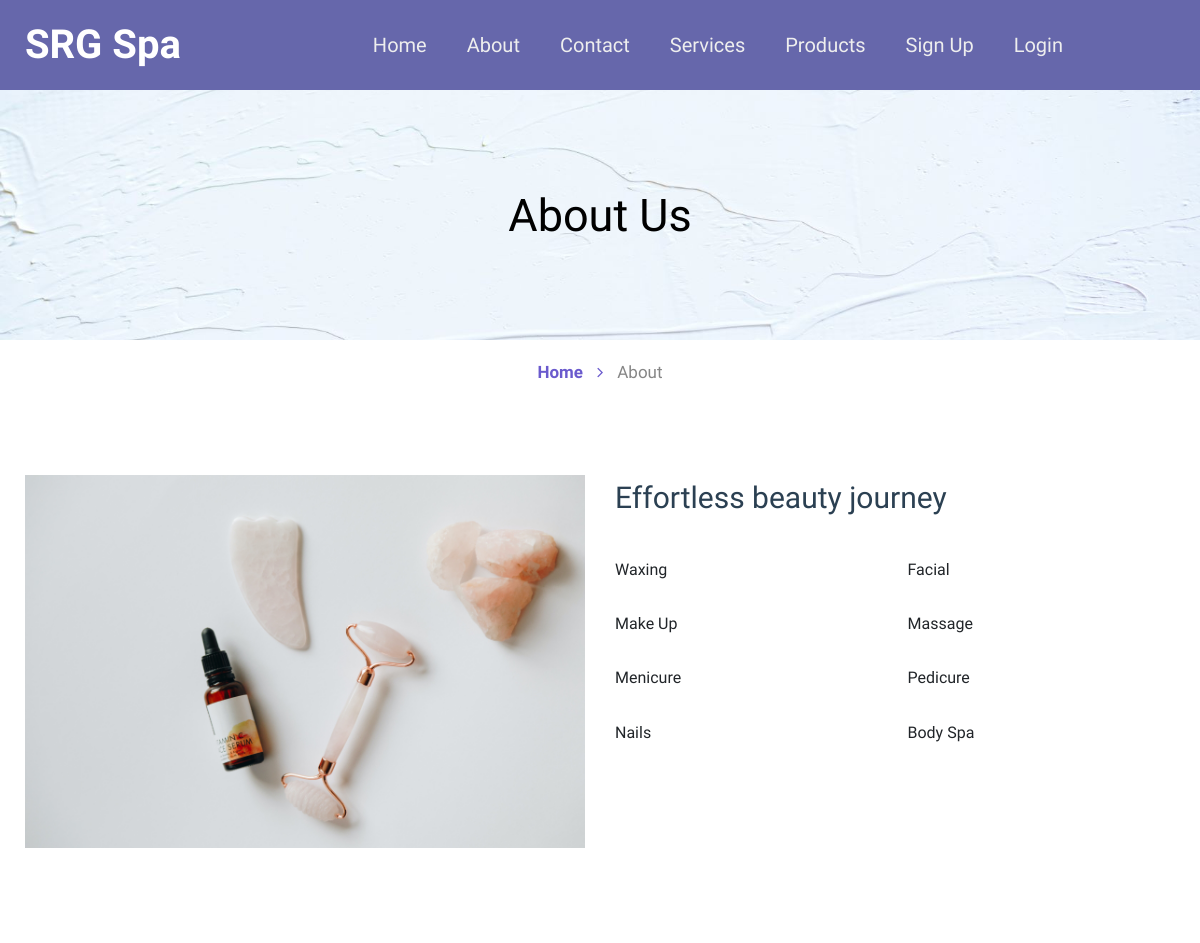
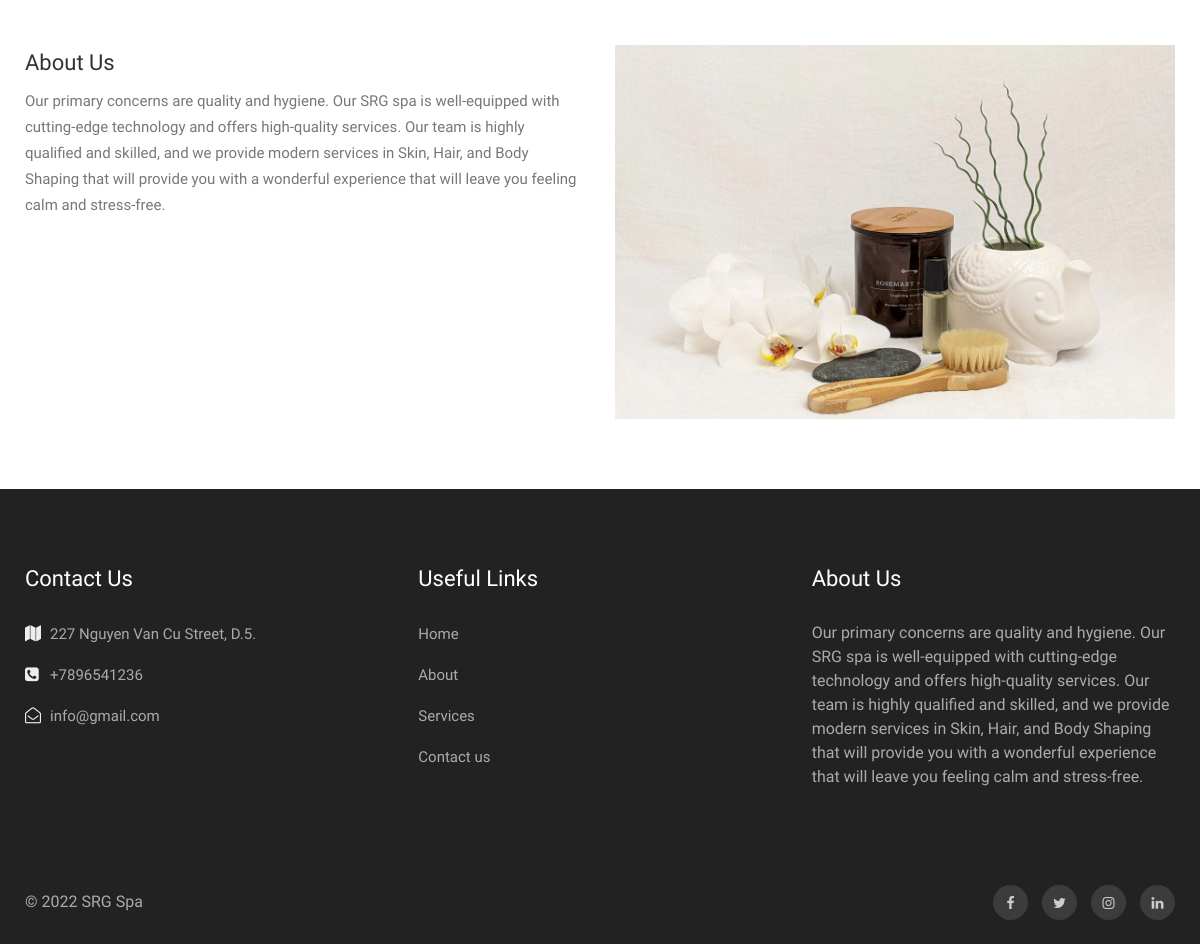
Screenshot of /bpms1/about.php with the database file from the repository (2 pictures, top to bottom).
### tables this page shows
CREATE TABLE IF NOT EXISTS `tblpage` (
  `ID` int(10) NOT NULL AUTO_INCREMENT,
  `PageType` varchar(200) DEFAULT NULL,
  `PageTitle` mediumtext,
  `PageDescription` mediumtext,
  `Email` varchar(200) DEFAULT NULL,
  `MobileNumber` bigint(10) DEFAULT NULL,
  `UpdationDate` date DEFAULT NULL,
  `Timing` varchar(200) NOT NULL,
  PRIMARY KEY (`ID`)
);

### bpms1/about.php (the view, shortened to what this page needs)
<?php
include('includes/dbconnection.php');
?>
<!doctype html>
<html lang="en">
  <head>
    <link rel="stylesheet" href="assets/css/style-starter.css">
  </head>
  <body id="home">
<?php include_once('includes/header.php');?>
    <section class="w3l-inner-banner-main">
        <div class="about-inner about ">
            <div class="container">
                <div class="main-titles-head text-center">
                <h3 class="header-name ">
					About Us
                </h3>
            </div>
</div>
   </div>
   <div class="breadcrumbs-sub">
   <div class="container">
    <ul class="breadcrumbs-custom-path">
        <li class="right-side propClone"><a href="index.php" class="">Home <span class="fa fa-angle-right" aria-hidden="true"></span></a> <p></li>
        <li class="active ">About</li>
    </ul>
</div>
</div>
    </section>
<section class="w3l-content-with-photo-4"  id="about">
    <div class="content-with-photo4-block ">
        <div class="container">
            <div class="cwp4-two row">
            <div class="cwp4-image col-xl-6">
                <img src="assets/images/b2.jpg" alt="product" class="img-responsive about-me">
            </div>
                <div class="cwp4-text col-xl-6 ">
                    <div class="posivtion-grid">
                    <h3 style="font-size:30px ;">Effortless beauty journey</h3>
                    <div class="hair-two-colums">
                        <div class="hair-left" >
<h6>
    Waxing</h6>
</div>
                        <div class="hair-left">
                            <h6>Facial</h6>
                        </div>
                            <div class="hair-left">
                                                        <h6>Make Up</h6>
                                                    </div>
                                                                                <div class="hair-left">
                                                                                    <h6>Massage</h6>
                                                                                </div>
                                                                                 <div class="hair-left">
                                                                                    <h6>Menicure</h6>
                                                                                </div>
   <div class="hair-left">
                                                                                    <h6>Pedicure</h6>
                                                                                </div>
                                                                                   <div class="hair-left">
                                                                                    <h6>Nails </h6>
                                                                                </div>
                                                                                   <div class="hair-left">
                                                                                    <h6>Body Spa</h6>
                                                                                </div>
                </div>
            </div>
        </div>
        </div>
    </div>
</div>
</section>
<section class="w3l-recent-work">
	<div class="jst-two-col">
		<div class="container">
<div class="row">
		<div class="my-bio col-lg-6">
	<div class="hair-make" >
		<?php
$ret=mysqli_query($con,"select * from tblpage where PageType='aboutus' ");
while ($row=mysqli_fetch_array($ret)) {
?>
		<h5><a href="blog.html" ><?php  echo $row['PageTitle'];?></a></h5>
		<p class="para mt-2" style="font-size: 15px;"><?php  echo $row['PageDescription'];?></p><?php } ?>
	</div>
	</div>
	<div class="col-lg-6 ">
		<img src="assets/images/b3.jpg" alt="product" class="img-responsive about-me">
	</div>
</div>
		</div>
	</div>
</section>
<?php include_once('includes/footer.php');?>
</body>
</html>

### bpms1/includes/footer.php (shortened to what this page needs)
<section class="w3l-footer-29-main">
    <div class="footer-29 py-5">
      <div class="container py-lg-4">
        <div class="row footer-top-29">
          <div class="col-lg-4 col-md-6 col-sm-8 footer-list-29 footer-1">
            <h6 class="footer-title-29">Contact Us</h6>
            <ul>
              <?php
$ret=mysqli_query($con,"select * from tblpage where PageType='contactus' ");
while ($row=mysqli_fetch_array($ret)) {
?>
              <li>
                <span class="fa fa-map"></span> <p><?php  echo $row['PageDescription'];?>.</p>
              </li>
              <li><span class="fa fa-phone-square"></span><a href="tel:+7-800-999-800"> +<?php  echo $row['MobileNumber'];?></a></li>
              <li><span class="fa fa-envelope-open-o"></span><a href="mailto:srgspa@mail.com" class="mail">
                  <?php  echo $row['Email'];?></a></li><?php } ?>
            </ul>
          </div>
          <div class="col-lg-4 col-md-6 col-sm-4 footer-list-29 footer-2 ">
            <ul>
              <h6 class="footer-title-29">Useful Links</h6>
              <li><a href="index.php">Home</a></li>
              <li><a href="about.php">About</a></li>
              <li><a href="services.php"> Services</a></li>
              <li><a href="contact.php">Contact us</a></li>
            </ul>
          </div>
          <div class="col-lg-4 col-md-6 col-sm-7 footer-list-29 footer-4">
            <?php
$ret=mysqli_query($con,"select * from tblpage where PageType='aboutus' ");
while ($row=mysqli_fetch_array($ret)) {
?>
            <h6 class="footer-title-29"><?php  echo $row['PageTitle'];?> </h6>
            <p><?php  echo $row['PageDescription'];?></p><?php } ?>
          </div>
        </div>
      </div>
    </div>
  </section>
  <section class="w3l-footer-29-main w3l-copyright">
    <div class="container">
      <div class="row bottom-copies">
        <p class="col-lg-8 copy-footer-29">© 2022  SRG Spa </p>
        <div class="col-lg-4 main-social-footer-29">
          <a href="#facebook" class="facebook"><span class="fa fa-facebook"></span></a>
          <a href="#twitter" class="twitter"><span class="fa fa-twitter"></span></a>
          <a href="#instagram" class="instagram"><span class="fa fa-instagram"></span></a>
          <a href="#linkedin" class="linkedin"><span class="fa fa-linkedin"></span></a>
        </div>
      </div>
    </div>
  </section>

### rows the page displays
tblpage: PageTitle "About Us", PageDescription "Our primary concerns are quality and hygiene. Our SRG spa is well-equipped with cutting-edge technology and offers high-quality services. Our team is highly qualified and skilled, and we provide modern services in Skin, Hair, and Body Shaping that will provide you with a wonderful experience that will leave you feeling calm and stress-free."
tblpage: PageDescription "227 Nguyen Van Cu Street, D.5", MobileNumber "7896541236", Email "info@gmail.com"
